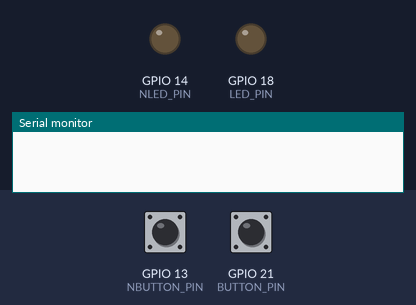
This sketch was run on a simulated ESP32. Parts: output pins drawn as LEDs (lit = HIGH), the last lines printed to the serial monitor. Inputs (shaded band) come from the test bench; at power-on: GPIO 13 (NBUTTON_PIN) HIGH, GPIO 21 (BUTTON_PIN) HIGH.

Above: at 1.2 s.
1.3 s: GPIO 13 (NBUTTON_PIN) pulled LOW for 0.15 s
At 2.4 s:
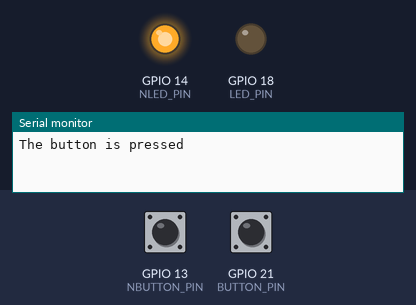
2.9 s: GPIO 21 (BUTTON_PIN) pulled LOW for 0.15 s
At 3.6 s:
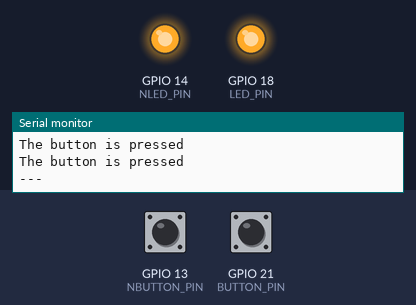
4.5 s: GPIO 13 (NBUTTON_PIN) pulled LOW for 1 s
At 4.9 s:
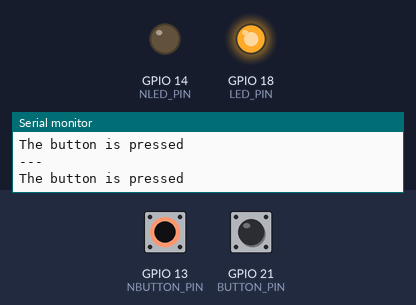
7.0 s: GPIO 13 (NBUTTON_PIN) pulled LOW for 3.2 s
At 8.0 s:
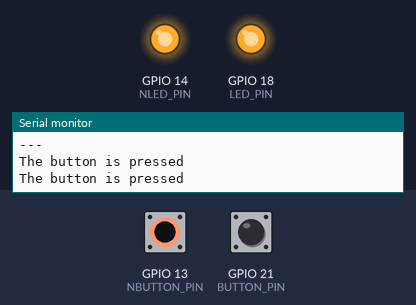
11.7 s: GPIO 21 (BUTTON_PIN) pulled LOW for 1 s
At 12.7 s:
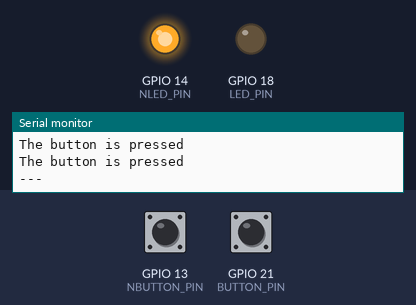
Timing chart, 0 to 14.7 s (numbered marks = the images above; inputs shaded):
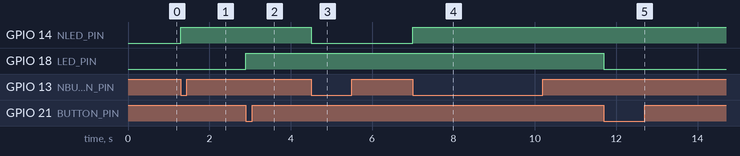

Measured:
- after the input at 1.3 s, GPIO 14 (NLED_PIN): LOW → HIGH at once
- after the input at 2.9 s, GPIO 18 (LED_PIN): LOW → HIGH at once
- after the input at 4.5 s, GPIO 14 (NLED_PIN): HIGH → LOW at once
- after the input at 7.0 s, GPIO 14 (NLED_PIN): LOW → HIGH at once
- after the input at 11.7 s, GPIO 18 (LED_PIN): HIGH → LOW at once

The sketch:

butonledboard.ino
```cpp
/*
 * This ESP32 code is created by esp32io.com
 *
 * This ESP32 code is released in the public domain
 *
 * For more detail (instruction and wiring diagram), visit https://esp32io.com/tutorials/esp32-button-toggle-led
 */
 #include <ezButton.h>

/*

#define BUTTON_PIN 21  // ESP32 pin GIOP16, which connected to button
#define LED_PIN    18  // ESP32 pin GIOP18, which connected to led

// variables will change:
int led_state = LOW;    // the current state of LED
int button_state;       // the current state of button
int last_button_state;  // the previous state of button

void setup() {
  Serial.begin(9600);                // initialize serial
  pinMode(BUTTON_PIN, INPUT_PULLUP); // set ESP32 pin to input pull-up mode hıghdayım basınca low olucam
  pinMode(LED_PIN, OUTPUT);          // set ESP32 pin to output mode

  button_state = digitalRead(BUTTON_PIN);
}

void loop() {
  last_button_state = button_state;      // save the last state
  button_state = digitalRead(BUTTON_PIN); // read new state

  if (last_button_state == HIGH && button_state == LOW) {
    Serial.println("The button is pressed");

    // toggle state of LED
    led_state = !led_state;

    // control LED arccoding to the toggled state
    digitalWrite(LED_PIN, led_state);
  }
/*
  if (last_button_state == LOW && button_state == HIGH) { //basılı tuttukça yanar ama bunu kaldırdığında bastığında durum değiştirir
    Serial.println("The button is unpressed");

    // toggle state of LED
    led_state = !led_state;

    // control LED arccoding to the toggled state
    digitalWrite(LED_PIN, led_state);
  }
  */
//}


/*
 * This ESP32 code is created by esp32io.com
 *
 * This ESP32 code is released in the public domain
 *
 * For more detail (instruction and wiring diagram), visit https://esp32io.com/tutorials/esp32-button-toggle-led
 */


/*
#include <ezButton.h>

#define BUTTON_PIN 21  // ESP32 pin GIOP16, which connected to button
#define LED_PIN    18  // ESP32 pin GIOP18, which connected to led

ezButton button(BUTTON_PIN);  // create ezButton object that attach to pin 7;

// variables will change:
int led_state = LOW;   // the current state of LED

void setup() {
  Serial.begin(9600);         // initialize serial
  pinMode(LED_PIN, OUTPUT);   // set ESP32 pin to output mode
  button.setDebounceTime(50); // set debounce time to 50 milliseconds
}

void loop() {
  button.loop(); // MUST call the loop() function first

  if (button.isPressed()) {
    Serial.println("The button is pressed");

    // toggle state of LED
    led_state = !led_state;

    // control LED arccoding to the toggleed sate
    digitalWrite(LED_PIN, led_state);
  }
}

*/


//2 buton 2 led

/*
 * This ESP32 code is created by esp32io.com
 *
 * This ESP32 code is released in the public domain
 *
 * For more detail (instruction and wiring diagram), visit https://esp32io.com/tutorials/esp32-button-debounce
 */


#define BUTTON_PIN 21  // ESP32 pin GIOP16, which connected to button
#define LED_PIN    18  // ESP32 pin GIOP18, which connected to led

#define NBUTTON_PIN 13  // ESP32 pin GIOP16, which connected to button
#define NLED_PIN    14
// variables will change:
int led_state = LOW;    // the current state of LED
int button_state;       // the current state of button
int last_button_state;

int nled_state = LOW;    // the current state of LED
int nbutton_state;       // the current state of button
int nlast_button_state;  // the previous state of button

void setup() {
  Serial.begin(9600);                // initialize serial
  pinMode(BUTTON_PIN, INPUT_PULLUP); // set ESP32 pin to input pull-up mode hıghdayım basınca low olucam
  pinMode(LED_PIN, OUTPUT);          // set ESP32 pin to output mode

  pinMode(NBUTTON_PIN, INPUT_PULLUP); // set ESP32 pin to input pull-up mode hıghdayım basınca low olucam
  pinMode(NLED_PIN, OUTPUT);

  button_state = digitalRead(BUTTON_PIN);
  nbutton_state = digitalRead(NBUTTON_PIN);

}

void loop() {
  last_button_state = button_state;      // save the last state
  button_state = digitalRead(BUTTON_PIN); // read new state

  if (last_button_state == HIGH && button_state == LOW) {
    Serial.println("The button is pressed");
    Serial.println("---");

    // toggle state of LED
    led_state = !led_state;

    // control LED arccoding to the toggled state
    digitalWrite(LED_PIN, led_state);
  }


  nlast_button_state = nbutton_state;      // save the last state
  nbutton_state = digitalRead(NBUTTON_PIN); // read new state

  if (nlast_button_state == HIGH && nbutton_state == LOW) {
    Serial.println("The button is pressed");

    // toggle state of LED
    nled_state = !nled_state;

    // control LED arccoding to the toggled state
    digitalWrite(NLED_PIN, nled_state);
  }
}
```
